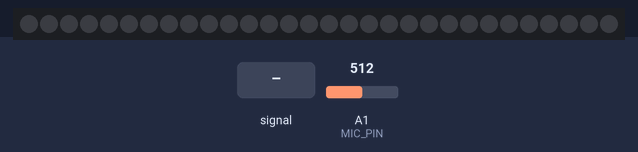
This sketch was run on a simulated Arduino Uno, built with avr-gcc and run on an emulated ATmega328P. Parts: 30 RGB LEDs in strip order, left to right. The test bench sets the inputs (shaded band); at power-on: A1 (MIC_PIN) = 512.

Above: at 1.2 s.
1.3 s: A1 (MIC_PIN) fed a 200 Hz sine of ±255 counts around its level
At 1.36 s:
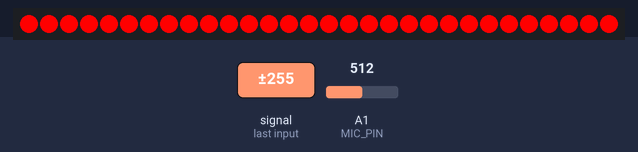
At 1.71 s:
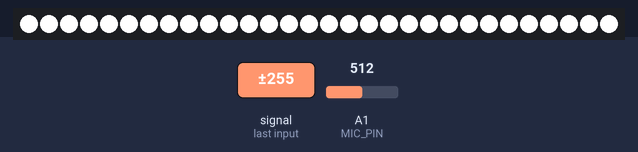
3.0 s: A1 (MIC_PIN) set to 490
At 3.7 s:
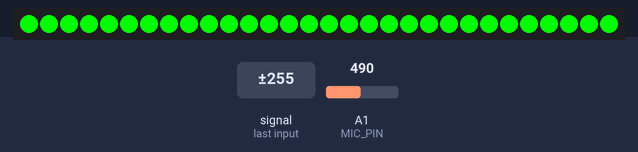
4.5 s: A1 (MIC_PIN) set to 982
6.0 s: A1 (MIC_PIN) set to 1009
9.0 s: A1 (MIC_PIN) set to 526
10.5 s: A1 (MIC_PIN) set to 493
Timing chart, 0 to 13.0 s (numbered marks = the images above; inputs shaded):
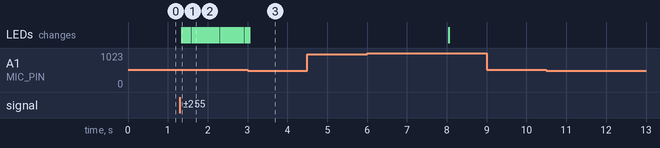

Measured:
- after the input at 1.3 s, the LEDs: change after 0.05 s (image 1)
- after the input at 4.5 s, every drawn part: stays the same
- after the input at 9.0 s, every drawn part: stays the same
- after the input at 10.5 s, every drawn part: stays the same

The sketch:

arduino-kick-viz.ino
```cpp
#include <Adafruit_NeoPixel.h>

#define N_PIXELS 30  // number of pixels in the strip
#define MIC_PIN 1
#define LED_PIN 0
#define SAMPLE_WINDOW 50
#define THRESHOLD 500 // minimum level required to change colors
#define IDLE_TIME 5000 // how long to wait before turning off the LEDs

unsigned int sample;

Adafruit_NeoPixel strip = Adafruit_NeoPixel(N_PIXELS, LED_PIN, NEO_GRB + NEO_KHZ800);

unsigned int colorIndex = 0;
uint32_t colors[] = {
  strip.Color(255, 0, 0),
  strip.Color(0, 255, 0),
  strip.Color(0, 0, 255),
  strip.Color(255, 255, 255)
};

// keeps track of how long it has been since the color changed
unsigned long lastChange = 0;

void setup() {
  strip.begin();
}

void loop() {

  unsigned int level = getLevel();

  // changes color if the signal is strong enough
  if (level > THRESHOLD) {

    setStrip(colors[colorIndex]);

    lastChange = millis();

    // go to the next color
    colorIndex++;
    if (colorIndex >= (sizeof(colors) / sizeof(uint32_t))) {
      colorIndex = 0;
    }
  }

  // turns off the lights if there hasn't been a sound for a while
  if (since(lastChange) > (5000)) {
    setStrip(strip.Color(0, 0, 0));
  }
}

// returns a value between 0 and 1023 representing the sound level
// from https://learn.adafruit.com/adafruit-microphone-amplifier-breakout/measuring-sound-levels
unsigned int getLevel() {
  unsigned long sampleStart = millis();  // Start of sample window
  unsigned int peakToPeak = 0;   // peak-to-peak level

  unsigned int signalMax = 0;
  unsigned int signalMin = 1024;

  while (since(sampleStart) < SAMPLE_WINDOW)
  {
    sample = analogRead(MIC_PIN);
    if (sample < 1024)  // toss out spurious readings
    {
      signalMax = max(sample, signalMax);  // save just the max levels
      signalMin = min(sample, signalMin);  // save just the min levels
    }
  }

  return signalMax - signalMin;
}

// returns the number of miliseconds since the given timestamp
unsigned int since(unsigned int t) {
  return millis() - t;
}

// sets all the LEDs in the strip to the given color
void setStrip(uint32_t color) {
  for(int i=0; i < N_PIXELS; i++) {
    strip.setPixelColor(i, color);
  }
  strip.show();
}
```
